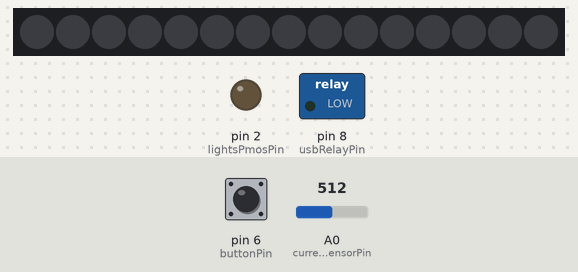
Bench run of a sketch on a simulated Arduino Uno, built with avr-gcc and run on an emulated ATmega328P. Shown: 15 RGB LEDs in strip order, left to right, switched loads named in the sketch (green lamp = pin HIGH), output pins drawn as LEDs (lit = HIGH). The inputs (shaded band) are chosen by the test bench; at power-on: pin 6 (buttonPin) LOW, A0 (currentSensorPin) = 512. Pins used as bus, display or sensor lines are not drawn.

Above: at 1.2 s.
1.3 s: pin 6 (buttonPin) pulled HIGH for 0.15 s
At 2.1 s:
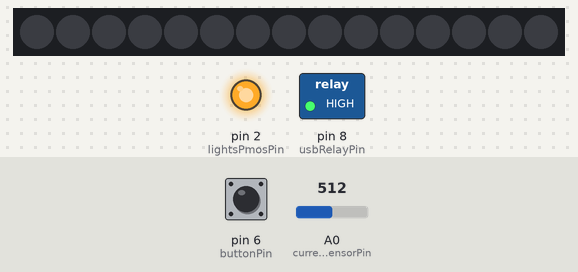
2.9 s: pin 6 (buttonPin) pulled HIGH for 1 s
Timing chart, 0 to 5.9 s (numbered marks = the images above; inputs shaded):
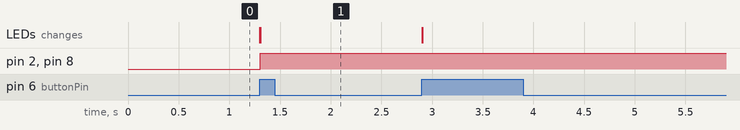

Measured:
- after the input at 1.3 s, pin 2 (lightsPmosPin), pin 8 (usbRelayPin): LOW → HIGH at once; the LEDs: first change at once (image 1 shows a later state)

The sketch:

SunStationFirmware.ino
```cpp
/**
 * @file SunStationFirmware.cpp
 *
 * This is the program that controls the %SunStation.
 */

#include "SunStation.h"
#include <arduino-timer.h>

SunStation station;

auto timer = timer_create_default();

void setup()
{
  Serial.begin(9600);

  station.begin();

  timer.every(300, computeBatteryData);
  timer.every(3600000, computeEnergyData);
  timer.every(6000, broadcastStationData);
}

void loop()
{
  timer.tick();
  if (station.isButtonPressed())
  {
    toggleBle(60000);
    toggleLights(10000);
  }
}

void toggleBle(unsigned int countDown)
{
  static Timer<>::Task bleCountDownTask;
  station.turnBleOn();
  timer.cancel(bleCountDownTask); // limits countDownTasks to 1 at a time
  bleCountDownTask = timer.in(countDown, turnBleOff);
}

bool turnBleOff(void *)
{
  station.turnBleOff();
  return false;
}

void toggleLights(unsigned int countDown)
{
  static Timer<>::Task lightsCountDownTask;
  station.turnLightsOn();
  timer.cancel(lightsCountDownTask); // limits countDownTasks to 1 at a time
  lightsCountDownTask = timer.in(countDown, turnLightsOff);
}

bool turnLightsOff(void *)
{
  station.turnLightsOff();
  if (!station.isUsbOn())
  {
    station.turnUsbOn();
  }
  return false;
}

bool computeBatteryData(void *)
{
  station.measureBatteryCurrent();
  station.updateCumulativeCurrent();
  station.computeBatteryLevels();
  return true;
}

bool computeEnergyData(void *)
{
  station.computeEnergyProduced();
  station.computeCarbonSaved();
  station.resetCumulativeCurrent();
  return true;
}

bool broadcastStationData(void *)
{
  timer.in(0, sendBatteryCurrent);
  timer.in(1500, sendBatteryLevel);
  timer.in(3000, sendEnergyProduced);
  timer.in(4500, sendCarbonSaved);
  return true;
}

bool sendBatteryCurrent(void *)
{
  station.sendBlePacket("current", station.getBatteryCurrent());
  return true;
}

bool sendBatteryLevel(void *)
{
  station.sendBlePacket("battery", station.getBatteryLevel());
  return true;
}

bool sendEnergyProduced(void *)
{
  station.sendBlePacket("energy", station.getEnergyProduced());
  return true;
}

bool sendCarbonSaved(void *)
{
  station.sendBlePacket("carbon", station.getCarbonSaved());
  return true;
}
```

SunStation.cpp
```cpp
/**
 * @file SunStation.cpp
 *
 * @mainpage %SunStation Firmware
 *
 * This webpage documents the firmware that controls the %SunStation solar-powered phone charger.
 *
 * This program depends on the following external libraries being present on your system:
 *    \n<a href="https://github.com/adafruit/Adafruit_NeoPixel"> Adafruit_Neopixel </a>
 *    \n<a href="https://github.com/bblanchon/ArduinoJson"> ArduinoJson </a>
 *    \n<a href="https://github.com/contrem/arduino-timer"> arduino-timer </a>  \n
 * Please make sure you have installed the latest versions before running this program.
 *
 *
 * Written by Loïc Darboux with guidance from Chris Falconi and Ibrahim Hashim.
 */
#include "SunStation.h"
#include "SoftwareSerial.h"
#include "EEPROM.h"
#include "Adafruit_NeoPixel.h"
#include "ArduinoJson.h"

const byte virtualRxPin = 4;      //!< Pin on which to receive serial data.
const byte virtualTxPin = 5;      //!< Pin on which to transmit serial data.
const byte bleVccPin = A2;        //!< Pin used to power the %SunStation's Bluetooth module.
const byte lightsDataPin = 3;     //!< Pin used to drive data into lights object.
const byte lightsPmosPin = 2;     //!< Pin used to toggle P-MOSFET used control %SunStation's lights.
const byte usbRelayPin = 8;       //!< Pin used to toggle relay that controls %SunStation's USB port.
const byte buttonPin = 6;         //!< Pin used to monitor %SunStation's button state.
const byte currentSensorPin = A0; //!< Pin used to measure current of the %SunStation's battery.

const float SunStation::batteryIdleDraw = 0.005083;
const float SunStation::batteryChargeRate = 0.10;
const float SunStation::batteryDischargeRate = 0.12;
const float SunStation::batteryMaxCapacity = 7330.0;
const float SunStation::currentMeasurementNoise = 0.20;

/**
 * SoftwareSerial object used to communicate
 * with the %SunStation's Bluetooth module.
 */
SoftwareSerial BleSerial(virtualRxPin, virtualTxPin);

/**
 * Adafruit_NeoPixel object used
 * to control the %SunStation's lights.
 */
Adafruit_NeoPixel lights(15, lightsDataPin, NEO_GRB + NEO_KHZ800);

/**
 * Initialises the %SunStation's hardware and recovers saved data.
 */
void SunStation::begin()
{
  pinMode(buttonPin, INPUT);

  pinMode(usbRelayPin, OUTPUT);
  digitalWrite(usbRelayPin, LOW);

  pinMode(lightsPmosPin, OUTPUT);
  digitalWrite(lightsPmosPin, LOW);
  lights.begin();
  lights.clear();
  lights.show();

  pinMode(bleVccPin, OUTPUT);
  digitalWrite(bleVccPin, LOW);
  BleSerial.begin(9600);

  recoverEnergyProduced();
  computeCarbonSaved();
}

/** @return True when the %SunStation's button state
 * changes from unpressed to pressed, false otherwise.
 */
bool SunStation::isButtonPressed()
{
  // Note: monitoring state changes ensures that only one press
  // is detected when continuous force is applied on the button
  static byte lastButtonState = 0;
  bool isButtonPressed = false;
  byte buttonState = digitalRead(buttonPin);
  if (buttonState != lastButtonState && buttonState == HIGH)
  {
    isButtonPressed = true;
  }
  lastButtonState = buttonState;
  return isButtonPressed;
}

/** Powers on the %SunStation USB port. */
void SunStation::turnUsbOn()
{
  digitalWrite(usbRelayPin, HIGH);
}

/** Powers off the %SunStation's USB port. */
void SunStation::turnUsbOff()
{
  digitalWrite(usbRelayPin, LOW);
}

/** Powers on the %SunStation's Bluetooth module. */
void SunStation::turnBleOn()
{
  digitalWrite(bleVccPin, HIGH);
}

/** Powers off the %SunStation's Bluetooth module. */
void SunStation::turnBleOff()
{
  digitalWrite(bleVccPin, LOW);
}

/**
 * Turns on the %SunStation's lights.
 * The number of LEDs turned on depends on the %SunStation's battey level.
 */
void SunStation::turnLightsOn()
{
  digitalWrite(lightsPmosPin, LOW);
  byte numRingBars = round(getBatteryLevel() * 0.11);
  for (byte i = 0; i < numRingBars; i++)
  {
    lights.setPixelColor(i, lights.Color(100, 100, 60));
  }
  lights.setPixelColor(11, lights.Color(100, 100, 60));
  lights.setPixelColor(12, lights.Color(100, 100, 60));
  lights.setPixelColor(13, lights.Color(100, 100, 60));
  lights.setPixelColor(14, lights.Color(100, 100, 60));
  lights.show();
}

/** Turns off the %SunStation's lights. */
void SunStation::turnLightsOff()
{
  lights.clear();
  lights.show();
  digitalWrite(lightsPmosPin, HIGH);
}

/** @return True if the %SunStation's USB port is powered on, false otherwise. */
bool SunStation::isUsbOn() { return mIsUsbOn; }

/** @return The %SunStation's last measured battery level in percentage (0-100). */
byte SunStation::getBatteryLevel() { return batteryLevel; };

/** @return The %SunStation's last measured raw battery level. */
float SunStation::getRawBatteryLevel() { return rawBatteryLevel; };

/** @return The %SunStation battery's last measured current draw/output (amps). */
float SunStation::getBatteryCurrent() { return batteryCurrent; }

/** @return Currrent accumulated by the %SunStation's battery as of last update. */
float SunStation::getCumulativeCurrent() { return cumulativeCurrent; }

/** @return Amount of Carbon (kg of CO2) saved by the %SunStation in its lifetime. */
float SunStation::getCarbonSaved() { return carbonSaved; }

/** @return Amount of energy (Wh) produced by the %SunStation in its lifetime. */
unsigned long SunStation::getEnergyProduced() { return energyProduced; }

/**
 * Measures the amount of current (amps) being drawn/output by the
 * %SunStation's battery. The equations used to compute the current
 * based on readings from the current sensor can be found here:
 * https://www.pololu.com/product/2452
 */
void SunStation::measureBatteryCurrent()
{
  float sum, vOut, current;
  // Smooth readings from current sensor
  for (byte i = 0; i < 10; i++)
  {
    sum += analogRead(currentSensorPin);
  }
  vOut = sum / 10.0;
  // Compute and round current
  current = 36.7 * (vOut / 1023) - 18.3;
  current = ((int)(current * 10.0 + 0.5) / 10.0);
  // Retain only significant current values
  batteryCurrent = abs(current) < currentMeasurementNoise ? 0.0 : current;
}

/** Updates the current accumulated by the %SunStation's battery. */
void SunStation::updateCumulativeCurrent()
{
  if (batteryCurrent > 0)
  {
    cumulativeCurrent += batteryCurrent;
  }
}

/** Resets the current accumulated by the %SunStation's battery. */
void SunStation::resetCumulativeCurrent()
{
  cumulativeCurrent = 0.0;
}

/** Computes the %SunStation's battery levels (percentage and raw) in one call. */
void SunStation::computeBatteryLevels()
{
  computeRawBatteryLevel();
  computeBatteryLevel();
  batteryLevel = rawBatteryLevel * 100 / batteryMaxCapacity;
}

/** Computes the %SunStation battery raw battery level (0-maxCapacity). */
void SunStation::computeRawBatteryLevel()
{
  float rate = batteryCurrent > 0 ? batteryChargeRate : batteryDischargeRate;
  rawBatteryLevel += (batteryCurrent * rate - batteryIdleDraw);
  rawBatteryLevel = constrain(rawBatteryLevel, 0, batteryMaxCapacity);
}

/** Computes the %SunStation's battery level in percentage (0-100). */
void SunStation::computeBatteryLevel()
{
  float trueBatteryLevel = rawBatteryLevel / batteryMaxCapacity * 100;
  // understate true battery level in order improve user experience
  // (SunStation tends to shut down abruptly at low battery levels)
  if (trueBatteryLevel < 20)
  {
    batteryLevel = 0;
  }
  else
  {
    batteryLevel = (byte)map(trueBatteryLevel, 20, 100, 0, 100);
  }
}

/**
 * Computes the amount of carbon (kg of CO2) saved by the %SunStation in its lifetime.
 * Energy to carbon emissions conversion factor from the EPA:
 * 7.09 × 10^-4 metric tons CO2/kWh -> 7.09 × 10^-4  kg CO2/Wh
 * https://www.epa.gov/energy/greenhouse-gases-equivalencies-calculator-calculations-and-references
 */
void SunStation::computeCarbonSaved()
{
  // convert and round result to nearest gram
  carbonSaved = ((int)(energyProduced * 0.000709 * 1000.0 + 0.5) / 1000.0);
}

/**
 * Computes the amount energy produced (Wh) by the %SunStation in its lifetime.
 * TODO: need sources for the conversion factor used
 */
void SunStation::computeEnergyProduced()
{
  unsigned long result = (unsigned long)(cumulativeCurrent / 10800 * 3.7) + energyProduced;
  energyProduced = constrain(result, 0, 999999999); // values > 999999999 overflow blePacket
}

/** Saves the amount of energy produced by the %SunStation in non-volatile memory. */
void SunStation::saveEnergyProduced()
{
  EEPROM.put(0, energyProduced);
}

/** Retrieves the amount of energy produced by the SunStation from non-volatile memory. */
void SunStation::recoverEnergyProduced()
{
  EEPROM.get(0, energyProduced);
}

template <typename T>
/**
 * Sends a data packet from the %SunStation over Bluetooth.
 * @param name A description of the data to be sent
 * @param value The value of the data to be sent.
 */
void SunStation::sendBlePacket(char *name, T value)
{
  StaticJsonDocument<20> blePacket; // max Bluetooth LE packet size is 20 bytes
  blePacket[name] = value;
  serializeJson(blePacket, BleSerial);
}

template void SunStation::sendBlePacket<byte>(char *name, byte value);
template void SunStation::sendBlePacket<float>(char *name, float value);
template void SunStation::sendBlePacket<unsigned long>(char *name, unsigned long value);
```

SunStation.h
```cpp
/**
 * @file SunStation.h
 *
 * Helper class that stores the state and
 * functions used to interact with the %SunStation.
 */
#ifndef SunStation_h
#define SunStation_h

#include "Arduino.h"

/** Helper class that stores the state and
 * functions used to interact with the %SunStation
 */
class SunStation
{
public:
  void begin();
  bool isButtonPressed();
  bool isUsbOn();
  void turnUsbOn();
  void turnUsbOff();
  void turnBleOn();
  void turnBleOff();
  void turnLightsOn();
  void turnLightsOff();
  byte getBatteryLevel();
  float getRawBatteryLevel();
  float getBatteryCurrent();
  float getCumulativeCurrent();
  float getCarbonSaved();
  unsigned long getEnergyProduced();
  void measureBatteryCurrent();
  void updateCumulativeCurrent();
  void resetCumulativeCurrent();
  void computeBatteryLevels();
  void computeCarbonSaved();
  void computeEnergyProduced();
  void saveEnergyProduced();
  void recoverEnergyProduced();
  template <typename T>
  void sendBlePacket(char *name, T value);

private:
  bool mIsUsbOn = false;             //!< whether or not usb port is delivering power
  byte batteryLevel = 0;             //!< battery level in percentage (0-100)
  float rawBatteryLevel = 0.0;       //!< battey level in range (0-maxCapacity)
  float batteryCurrent = 0.0;        //!< battery's amperage output (amps)
  float cumulativeCurrent = 0.0;     //!< current accumulated by battery in 1 hour
  float carbonSaved = 0.0;           //!< carbon emissions saved by station in its lifetime (kg of CO2)
  unsigned long energyProduced = 0L; //!< energy produced by station in its lifetime (Wh)

  static const float batteryIdleDraw;         //!< battery's amperage draw when station is idle (amps / 300 ms)
  static const float batteryChargeRate;       //!< battery's charge rate (amps)
  static const float batteryDischargeRate;    //!< battery's discharge rate (amps)
  static const float batteryMaxCapacity;      //!< battery's maximum usable capacity  (cummulative amps till full)
  static const float currentMeasurementNoise; //!< values in range -measurementNoise to +measurementNoise are unrealiable

  void computeRawBatteryLevel();
  void computeBatteryLevel();
};

#endif
```
